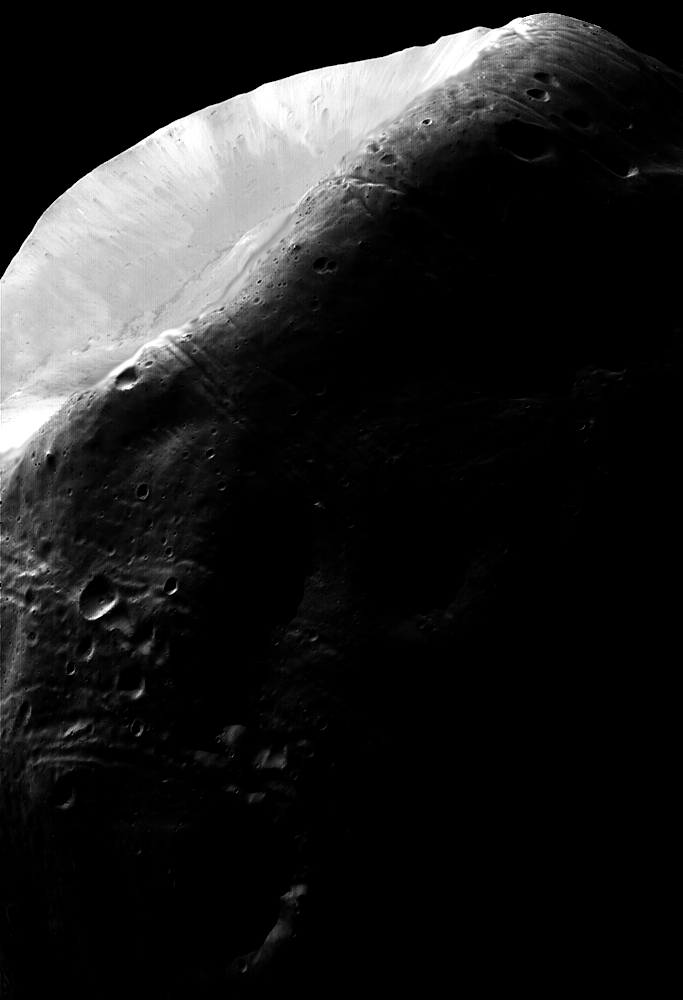
%> input picture CENG 525 HW1/question_3.tif, 683 x 1000 px
$ octave Solution3.m   (GNU Octave 9; MATLAB toolbox functions it lacks are replaced by stand-ins)
%> lines starting %> are read from the running program, lines starting %| are printed output that depends on the picture
clear all;
close all; clc;

%----Read image-----
Image1=imread('question_3.tif');
%> Image1 is the input picture: size 1000x683 uint8; min 0, max 255, mean 31.7
Image2=uint8(randi([0, 255],size(Image1, 1),size(Image1, 2))); %%imread('powerLowTransformation_question3.jpeg');
figure(1),imshow(Image1),title('Original Image');
figure(2),imshow(Image2),title('Referans Image');
M = zeros(256, 1, 'uint8'); % Store mapping - Cast to uint8 to respect data type
hist1 = imhist(Image1);     % Compute histograms
%> hist1 = 256 values, max 421847 at index 1, min 11 at index 91, mean 2668
hist2 = imhist(Image2);

cdf1 = cumsum(hist1) / numel(Image1); % Compute CDFs (Cumulative Distribution Function)
%> cdf1 = 256 values from 0.618 to 1
cdf2 = cumsum(hist2) / numel(Image2);
%> cdf2 = 256 values from 0.00386 to 1
% Compute the mapping
for idx = 1 : 256
    [~,ind] = min(abs(cdf1(idx) - cdf2)); %~ind => to find non-missing value elements of value
    M(idx) = ind - 1;
end
%> this loop made 256 passes
%> ind on passes 1 to 3: 158, 167, 173
%> after the loop, M = 256 values from 157 to 255

% apply the mapping to get first image to make
% the image look like the distribution of the second image
out = M(double(Image1) + 1);
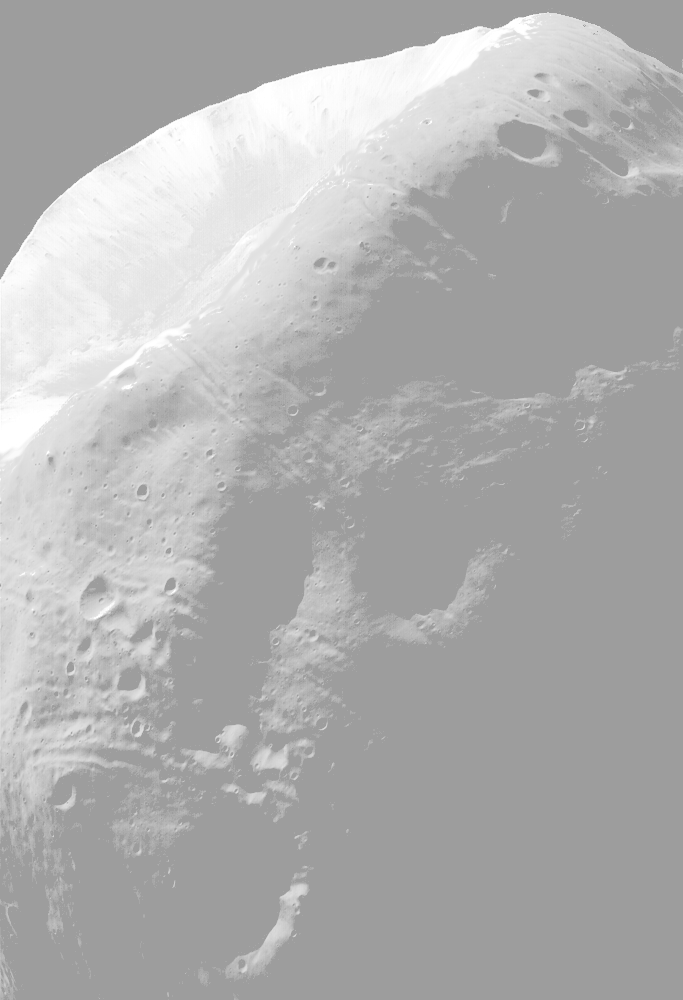
%> out: size 1000x683 uint8; min 157, max 255, mean 176.2
figure(3),imshow(out),title('Matched Image');

figure(4);
subplot(2,3,1); imshow(Image1),title('Original Image');
subplot(2,3,2); imshow(Image2),title('Referans Image');
subplot(2,3,3); imshow(out),title('Matched Image');
subplot(2,3,4), imhist(Image1);
subplot(2,3,5), imhist(Image2);
subplot(2,3,6), imhist(out);
%> after `imhist(out)`:
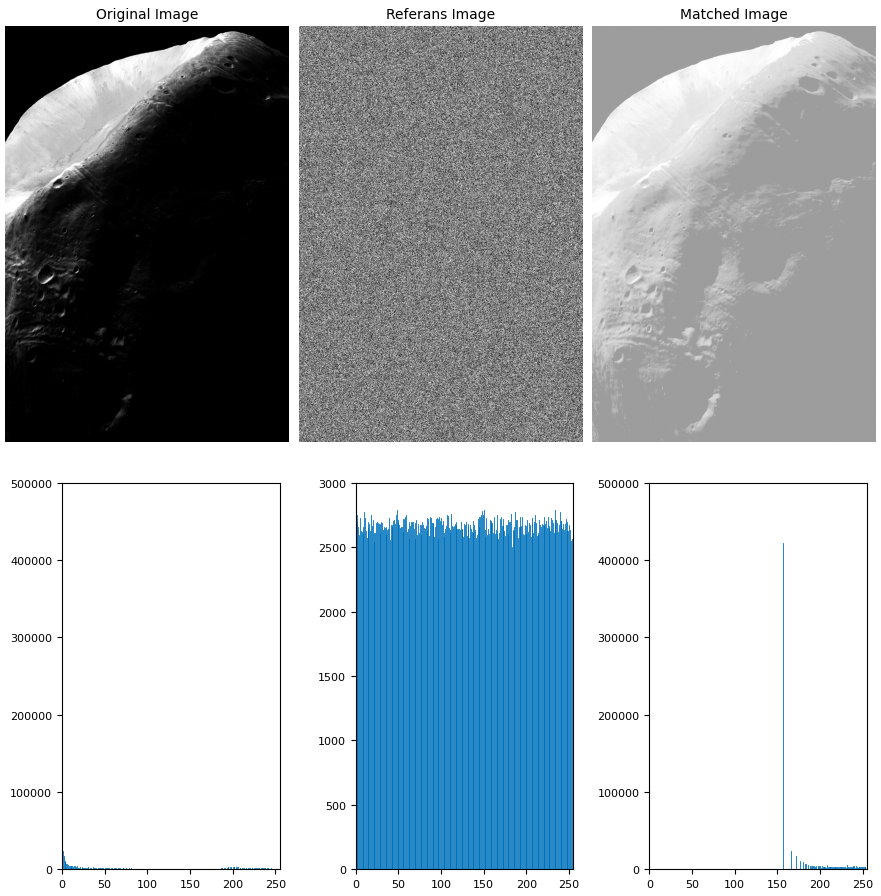
%> figure redrawn from the program's plot data, 6 panels
imwrite(out, 'Solution3_output.jpeg', 'jpg')

figure(5); imshow(histeq(Image1)),title('Matlab Histeq() Function Output to comparing');

$ run again, with CENG 525 HW1/question_1.tif copied over CENG 525 HW1/question_3.tif
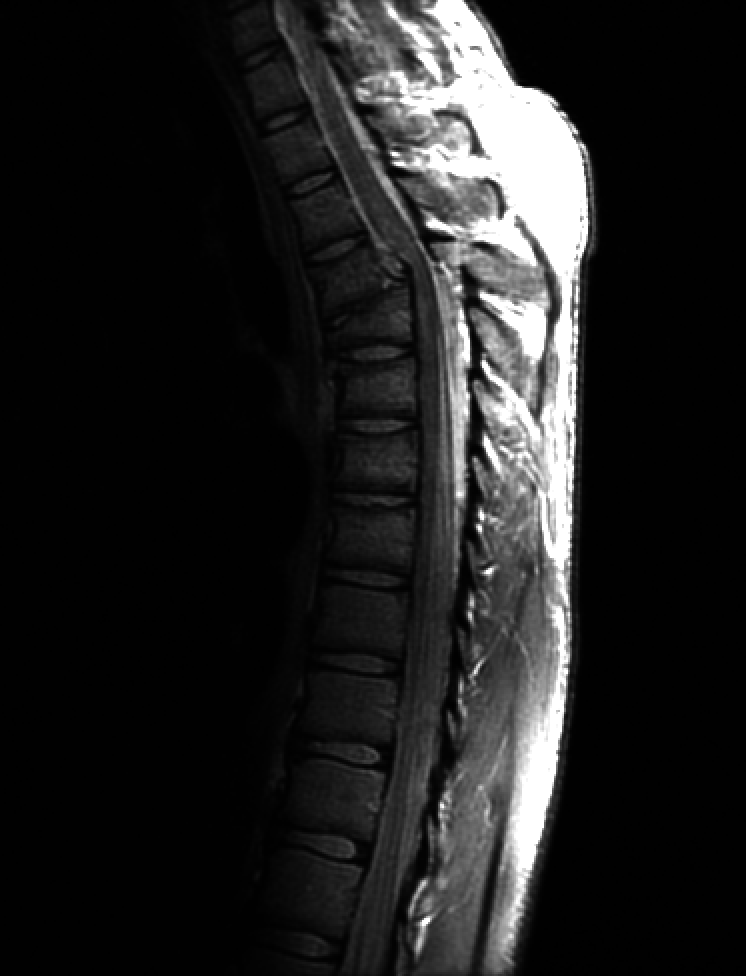
%> input picture CENG 525 HW1/question_1.tif, 746 x 976 px
%> Image1 is the input picture: size 976x746 uint8; min 0, max 255, mean 32.6
%> hist1 = 256 values, max 407152 at index 2, min 0 at index 60, mean 2844.1
%> cdf1 = 256 values from 0.0145 to 1
%> the loop `for idx = 1 : 256` made 256 passes
%> ind on passes 1 to 3: 4, 147, 151
%> after the loop `for idx = 1 : 256`: M = 256 values from 3 to 255
%> `out = M(double(Image1) + 1);`:
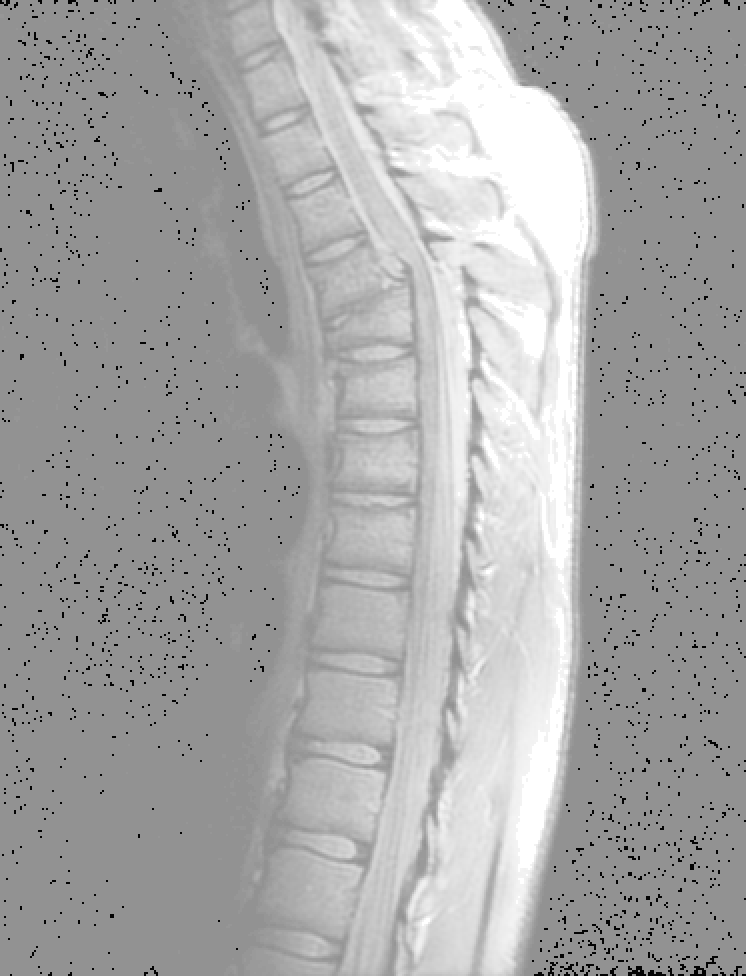
%> out: size 976x746 uint8; min 3, max 255, mean 167.6

$ run again, with CENG 525 HW1/question_2.tif copied over CENG 525 HW1/question_3.tif
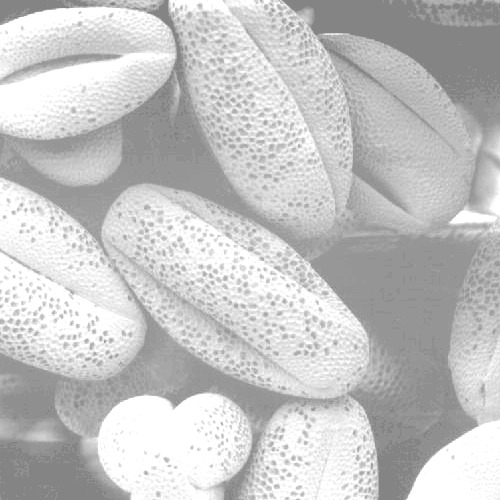
%> input picture CENG 525 HW1/question_2.tif, 500 x 500 px
%> Image1 is the input picture: size 500x500 uint8; min 132, max 255, mean 196.4
%> hist1 = 256 values, max 28659 at index 256, min 0 at index 1, mean 976.6
%> cdf1 = 256 values from 0 to 1
%> after the loop `for idx = 1 : 256`: M = 256 values from 0 to 255
%> `out = M(double(Image1) + 1);`:
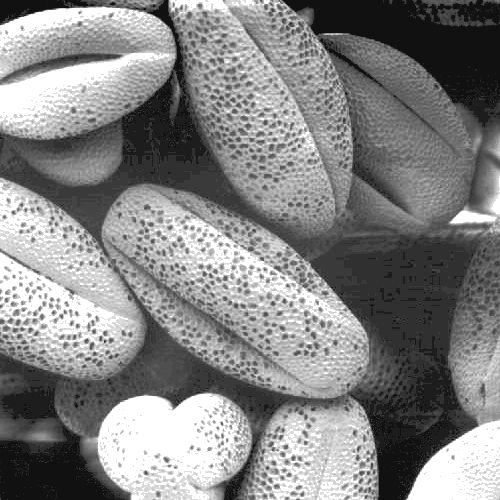
%> out: size 500x500 uint8; min 17, max 255, mean 131.8
